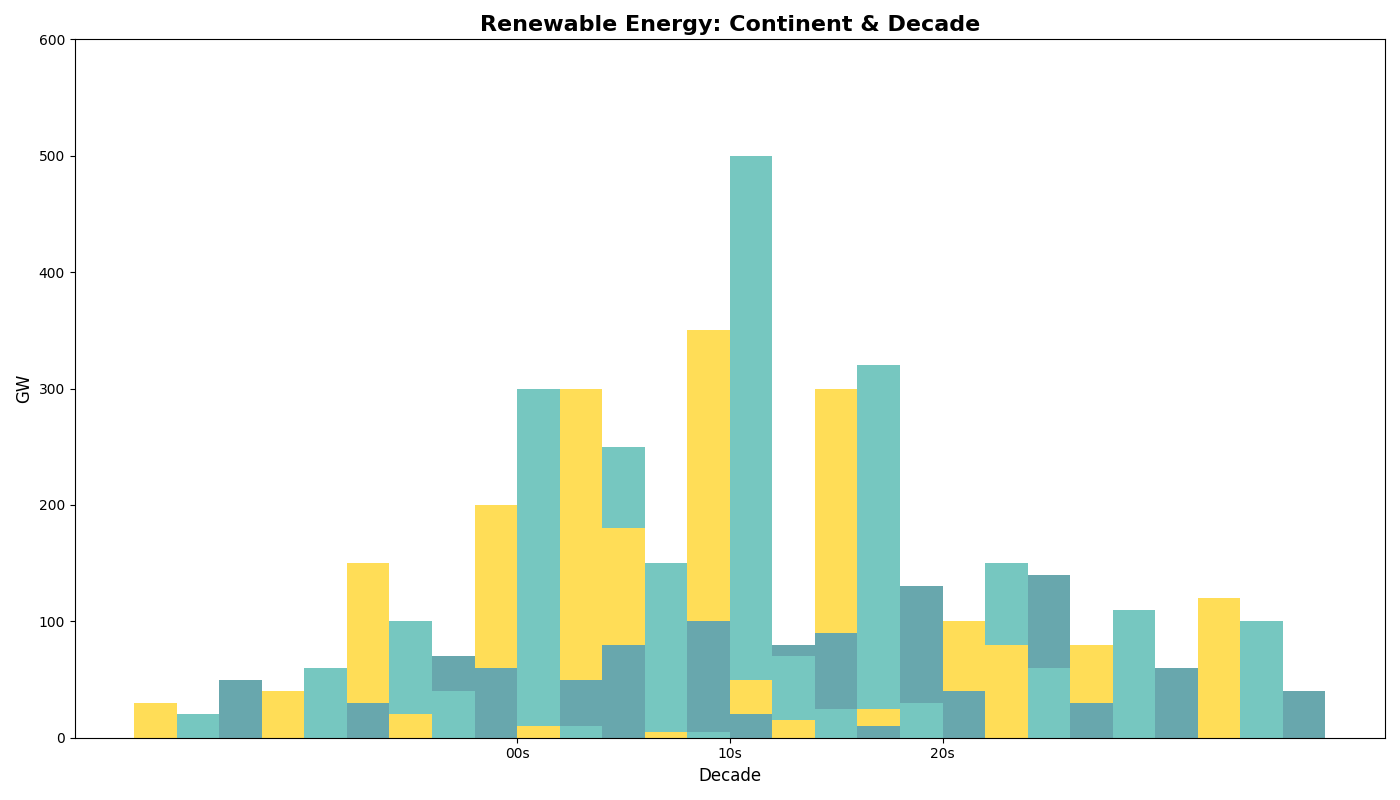

Here is the Python script that generated this plot:
import matplotlib.pyplot as plt
import numpy as np

continents = ['Asia', 'Europe', 'NA', 'SA', 'Africa', 'Oceania']
decades = ['00s', '10s', '20s']

asia = [[30, 20, 50], [150, 100, 70], [300, 250, 120]]
europe = [[40, 60, 30], [200, 300, 50], [350, 500, 80]]
north_america = [[20, 40, 60], [180, 150, 100], [300, 320, 130]]
south_america = [[10, 10, 80], [50, 70, 90], [100, 150, 140]]
africa = [[5, 5, 20], [25, 30, 40], [80, 110, 60]]
oceania = [[15, 25, 10], [80, 60, 30], [120, 100, 40]]

data = [asia, europe, north_america, south_america, africa, oceania]

colors = ['#ffdd57', '#76c7c0', '#68a7ad']

fig, ax = plt.subplots(figsize=(14, 8))

bar_width = 0.2
n_sources = 3
n_continents = len(continents)
x_positions = np.arange(len(decades))

for i, continent_data in enumerate(data):
    solar, wind, hydro = np.array(continent_data).T
    for j, energy_data in enumerate([solar, wind, hydro]):
        ax.bar(x_positions + i * n_sources * bar_width + j * bar_width, energy_data, color=colors[j], width=bar_width)

ax.set_title('Renewable Energy: Continent & Decade', fontsize=16, fontweight='bold')
ax.set_xlabel('Decade', fontsize=12)
ax.set_ylabel('GW', fontsize=12)
ax.set_ylim(0, 600)
ax.set_xticks(x_positions + (n_continents * n_sources - 1) * bar_width / 2)
ax.set_xticklabels(decades)

plt.tight_layout()
plt.show()
